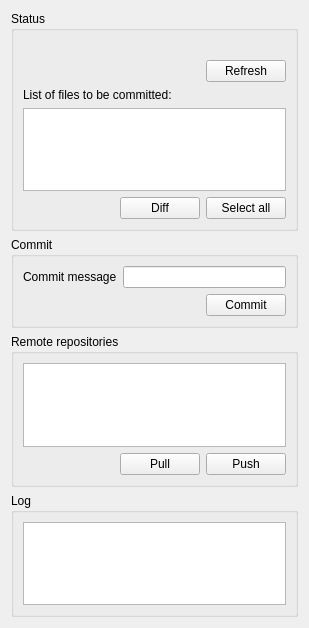
<?xml version="1.0" encoding="UTF-8"?>
<ui version="4.0">
 <class>Form</class>
 <widget class="QWidget" name="Form">
  <property name="geometry">
   <rect>
    <x>0</x>
    <y>0</y>
    <width>309</width>
    <height>628</height>
   </rect>
  </property>
  <property name="windowTitle">
   <string>Git</string>
  </property>
  <layout class="QVBoxLayout" name="verticalLayout">
   <item>
    <widget class="QGroupBox" name="groupStatus">
     <property name="title">
      <string>Status</string>
     </property>
     <layout class="QVBoxLayout" name="verticalLayout_2">
      <item>
       <widget class="QLabel" name="labelStatus">
        <property name="text">
         <string/>
        </property>
       </widget>
      </item>
      <item>
       <layout class="QHBoxLayout" name="horizontalLayout_2">
        <item>
         <spacer name="horizontalSpacer_2">
          <property name="orientation">
           <enum>Qt::Horizontal</enum>
          </property>
          <property name="sizeHint" stdset="0">
           <size>
            <width>40</width>
            <height>20</height>
           </size>
          </property>
         </spacer>
        </item>
        <item>
         <widget class="QPushButton" name="buttonRefresh">
          <property name="text">
           <string>Refresh</string>
          </property>
         </widget>
        </item>
       </layout>
      </item>
      <item>
       <widget class="QLabel" name="label">
        <property name="text">
         <string>List of files to be committed:</string>
        </property>
       </widget>
      </item>
      <item>
       <widget class="QListWidget" name="listFiles">
        <property name="selectionMode">
         <enum>QAbstractItemView::MultiSelection</enum>
        </property>
       </widget>
      </item>
      <item>
       <layout class="QHBoxLayout" name="horizontalLayout">
        <item>
         <spacer name="horizontalSpacer">
          <property name="orientation">
           <enum>Qt::Horizontal</enum>
          </property>
          <property name="sizeHint" stdset="0">
           <size>
            <width>40</width>
            <height>20</height>
           </size>
          </property>
         </spacer>
        </item>
        <item>
         <widget class="QPushButton" name="buttonDiff">
          <property name="text">
           <string>Diff</string>
          </property>
         </widget>
        </item>
        <item>
         <widget class="QPushButton" name="buttonSelectAll">
          <property name="text">
           <string>Select all</string>
          </property>
         </widget>
        </item>
       </layout>
      </item>
     </layout>
    </widget>
   </item>
   <item>
    <widget class="QGroupBox" name="groupCommit">
     <property name="title">
      <string>Commit</string>
     </property>
     <layout class="QVBoxLayout" name="verticalLayout_3">
      <item>
       <layout class="QHBoxLayout" name="horizontalLayout_3">
        <item>
         <widget class="QLabel" name="label_2">
          <property name="text">
           <string>Commit message</string>
          </property>
         </widget>
        </item>
        <item>
         <widget class="QLineEdit" name="editMessage"/>
        </item>
       </layout>
      </item>
      <item>
       <layout class="QHBoxLayout" name="horizontalLayout_4">
        <item>
         <spacer name="horizontalSpacer_3">
          <property name="orientation">
           <enum>Qt::Horizontal</enum>
          </property>
          <property name="sizeHint" stdset="0">
           <size>
            <width>40</width>
            <height>20</height>
           </size>
          </property>
         </spacer>
        </item>
        <item>
         <widget class="QPushButton" name="buttonCommit">
          <property name="text">
           <string>Commit</string>
          </property>
         </widget>
        </item>
       </layout>
      </item>
     </layout>
    </widget>
   </item>
   <item>
    <widget class="QGroupBox" name="groupBox_2">
     <property name="title">
      <string>Remote repositories</string>
     </property>
     <layout class="QVBoxLayout" name="verticalLayout_4">
      <item>
       <widget class="QListWidget" name="listRepos"/>
      </item>
      <item>
       <layout class="QHBoxLayout" name="horizontalLayout_5">
        <item>
         <spacer name="horizontalSpacer_4">
          <property name="orientation">
           <enum>Qt::Horizontal</enum>
          </property>
          <property name="sizeHint" stdset="0">
           <size>
            <width>40</width>
            <height>20</height>
           </size>
          </property>
         </spacer>
        </item>
        <item>
         <widget class="QPushButton" name="buttonPull">
          <property name="text">
           <string>Pull</string>
          </property>
         </widget>
        </item>
        <item>
         <widget class="QPushButton" name="buttonPush">
          <property name="text">
           <string>Push</string>
          </property>
         </widget>
        </item>
       </layout>
      </item>
     </layout>
    </widget>
   </item>
   <item>
    <widget class="QGroupBox" name="groupBox">
     <property name="title">
      <string>Log</string>
     </property>
     <layout class="QVBoxLayout" name="verticalLayout_5">
      <item>
       <widget class="QListWidget" name="logView"/>
      </item>
     </layout>
    </widget>
   </item>
  </layout>
 </widget>
 <resources/>
 <connections/>
</ui>
